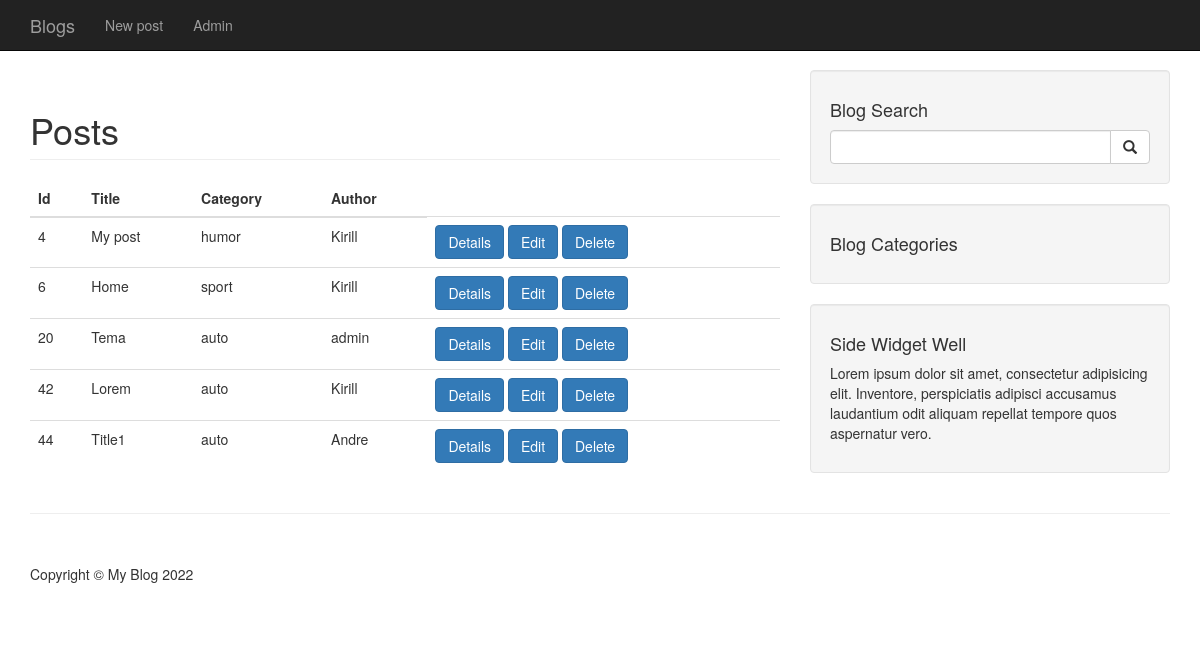
The app's page /adminpanel/ with its own data.
### blog/models.py (models this page shows, shortened)
class Post(models.Model):
    title = models.CharField(max_length=100, blank=False)
    content = models.TextField()
    draft = models.BooleanField(default=True)
    category = models.ForeignKey(Category, on_delete=models.DO_NOTHING, default=None, null=True)
    author = models.ForeignKey(User, on_delete=models.DO_NOTHING, default=None, null=True)
    tags = models.ManyToManyField(Tag)
    created = models.DateTimeField(auto_now_add=True)
    updated = models.DateTimeField(auto_now=True)
    avatar = models.ImageField(upload_to='post', null=True, default=None)

class Category(models.Model):
    name = models.CharField(max_length=50, unique=True)
    def __str__(self):
        return self.name
    class Meta:
        verbose_name_plural = 'Categories'

### blog/views.py (the view)
# urls.py: path('adminpanel/', AdminPanelView.as_view(), name='adminpanel'),
class AdminPanelView(ListView):
    def get(self, request):
        post = Post.objects.all()
        return render(request, 'blog/admin_list.html', {'post': post})

### templates/blog/admin_list.html (shortened to what this page needs)
{% extends 'blog/base.html' %}
{% block content %}
    <h1 class="page-header">
        Posts
    </h1>
    <table>
        <thead>
        <table class="table">
            <thead>
            <tr>
                <th scope="col">Id</th>
                <th scope="col">Title</th>
                <th scope="col">Category</th>
                <th scope="col">Author</th>
            </tr>
            </thead>
            <tbody>
            {% for post in post %}
                <tr>
                    <td>{{ post.id }}</td>
                    <td>{{ post.title }}</td>
                    <td>{{ post.category }}</td>
                    <td>{{ post.author }}</td>
                    <td>
                        <a href="{% url 'demo:details' post.id %}" class="btn btn-primary">Details</a>
                        <a href="{% url 'demo:edit' post.id %}" class="btn btn-primary">Edit</a>
                        <a href="{% url 'demo:delete' post.id %}" class="btn btn-primary">Delete</a>
                    </td>
                </tr>
            {% endfor %}
            </tbody>
        </table>
        </thead>
    </table>
{% endblock %}

### templates/blog/base.html (shortened to what this page needs)
{% load static %}
<!DOCTYPE html>
<html lang="en">
<head>
    <link href="{% static 'blog/css/bootstrap.css' %}" rel="stylesheet">
    <link href="{% static 'blog/css/blog-home.css' %}" rel="stylesheet">
</head>
<body>
<nav class="navbar navbar-inverse navbar-fixed-top" role="navigation">
    <div class="container">
        <div class="navbar-header">
            <a class="navbar-brand" href="{% url 'demo:index' %}">Blogs</a>
        </div>
        <div class="collapse navbar-collapse" id="bs-example-navbar-collapse-1">
            <ul class="nav navbar-nav">
                <li>
                    <a href="{% url 'demo:create' %}">New post</a>
                </li>
                <li>
                    <a href="{% url 'demo:adminpanel' %}">Admin</a>
                </li>
            </ul>
        </div>
    </div>
</nav>
<div class="container">
    <div class="row">
        <div class="col-md-8">
            {% block content %}
            {% endblock %}
        </div>
        <div class="col-md-4">
            <div class="well">
                <h4>Blog Search</h4>
                <div class="input-group">
                    <input type="text" class="form-control">
                    <span class="input-group-btn">
                            <button class="btn btn-default" type="button">
                                <span class="glyphicon glyphicon-search"></span>
                        </button>
                        </span>
                </div>
            </div>
            <div class="well">
                <h4>Blog Categories</h4>
            </div>
            <div class="well">
                <h4>Side Widget Well</h4>
                <p>Lorem ipsum dolor sit amet, consectetur adipisicing elit. Inventore, perspiciatis adipisci accusamus
                    laudantium odit aliquam repellat tempore quos aspernatur vero.</p>
            </div>
        </div>
    </div>
    <hr>
    <footer>
        <div class="row">
            <div class="col-lg-12">
                <p>Copyright &copy; My Blog 2022</p>
            </div>
        </div>
    </footer>
</div>
</body>
</html>

### static/blog/css/blog-home.css (style rules this page uses)
body { padding-top: 70px; }
footer { margin: 50px 0; }

### records on screen
Post: id "4", title "My post", category "humor", author "Kirill"
Post: id "6", title "Home", category "sport", author "Kirill"
Post: id "20", title "Tema", category "auto", author "admin"
Post: id "42", title "Lorem", category "auto", author "Kirill"
Post: id "44", title "Title1", category "auto", author "Andre"
